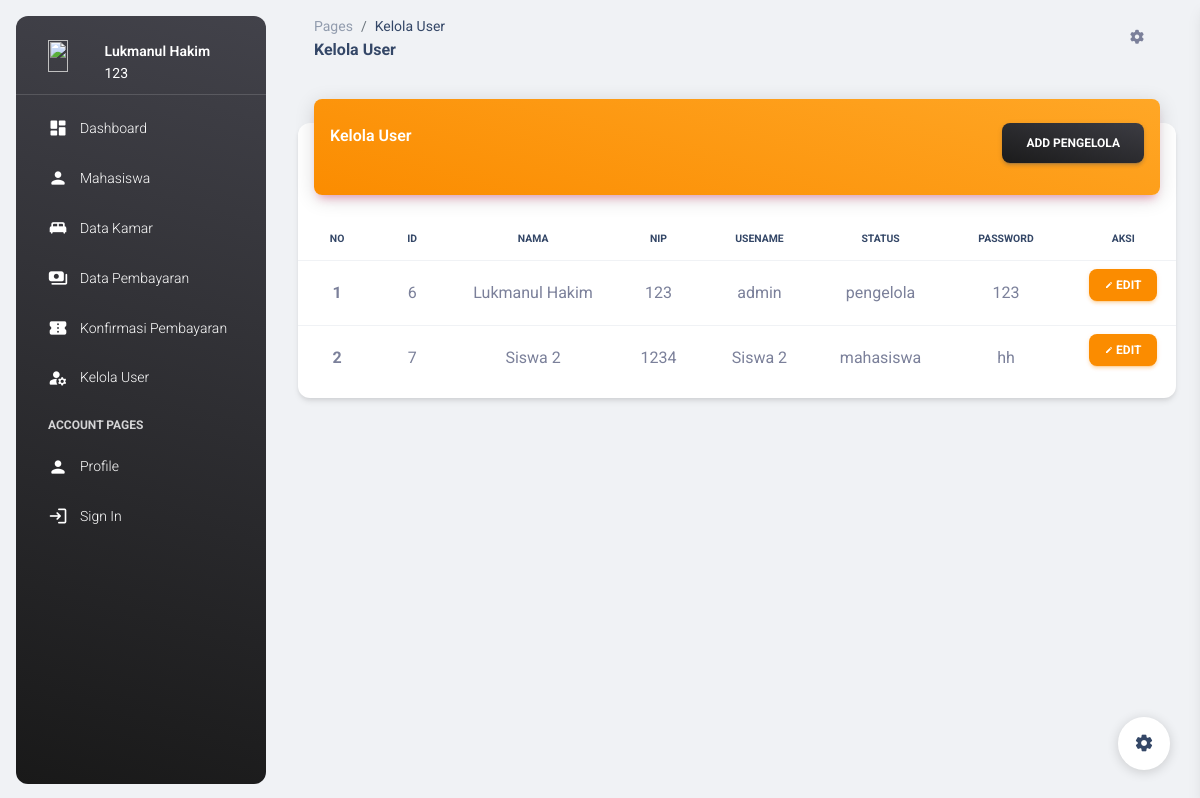
The page /kelola_user.php (signed in) on the database its author committed.
### tables this page shows
CREATE TABLE `user` (
  `id_user` int(15) NOT NULL,
  `nama_user` varchar(100) NOT NULL,
  `nomor_identitas` varchar(50) NOT NULL,
  `username` varchar(100) NOT NULL,
  `level` varchar(25) NOT NULL DEFAULT 'pengeloa',
  `password` varchar(255) NOT NULL
);

### kelola_user.php (the view, shortened to what this page needs)
<?php include 'proses/koneksi.php' ?>
<!DOCTYPE html>
<html lang="en">
<head>
  <link href="./assets/css/nucleo-icons.css" rel="stylesheet" />
  <link href="./assets/css/nucleo-svg.css" rel="stylesheet" />
  <link id="pagestyle" href="./assets/css/material-dashboard.css?v=3.0.0" rel="stylesheet" />
</head>
<body class="g-sidenav-show bg-gray-200">
  <?php include 'sidebar.php'; ?>
  <main class="main-content position-relative max-height-vh-100 h-100 border-radius-lg">
    <nav class="navbar navbar-main navbar-expand-lg px-0 mx-4 shadow-none border-radius-xl" id="navbarBlur"
      navbar-scroll="true">
      <div class="container-fluid py-1 px-3">
        <nav aria-label="breadcrumb">
          <ol class="breadcrumb bg-transparent mb-0 pb-0 pt-1 px-0 me-sm-6 me-5">
            <li class="breadcrumb-item text-sm"><a class="opacity-5 text-dark" href="javascript:;">Pages</a></li>
            <li class="breadcrumb-item text-sm text-dark active" aria-current="page">Kelola User</li>
          </ol>
          <h6 class="font-weight-bolder mb-0">Kelola User</h6>
        </nav>
        <ul class="navbar-nav justify-content-end">
          <li class="nav-item px-3 d-flex align-items-center">
            <a href="javascript:;" class="nav-link text-body p-0">
              <i class="fa fa-cog fixed-plugin-button-nav cursor-pointer"></i>
            </a>
          </li>
        </ul>
      </div>
    </nav>
    <div class="container-fluid py-4">
      <div class="row">
        <div class="col-12">
          <div class="card my-4">
            <div class="card-header p-0 position-relative mt-n4 mx-3 z-index-2">
              <div class="bg-gradient-warning shadow-primary border-radius-lg pt-4 pb-3">
                <div class="d-flex justify-content-between">
                  <h6 class="text-white text-capitalize ps-3">Kelola User</h6>
                  <a href="add_pengelola.php" class="btn bg-gradient-dark me-3">Add Pengelola</a>
                </div>
              </div>
            </div>
            <div class="card-body px-0 pb-2">
              <div class="table-responsive p-0">
                <table class="table align-items-center mb-0">
                  <thead class="text-center">
                    <tr>
                      <th class="text-uppercase text-dark text-xxs font-weight-bolder">No</th>
                      <th class="text-uppercase text-dark text-xxs font-weight-bolder">ID</th>
                      <th class="text-uppercase text-dark text-xxs font-weight-bolder">Nama</th>
                      <th class="text-uppercase text-dark text-xxs font-weight-bolder">NIP</th>
                      <th class="text-uppercase text-dark text-xxs font-weight-bolder">Usename</th>
                      <th class="text-uppercase text-dark text-xxs font-weight-bolder">Status</th>
                      <th class="text-uppercase text-dark text-xxs font-weight-bolder">Password</th>
                      <th class="text-uppercase text-dark text-xxs font-weight-bolder">Aksi</th>
                    </tr>
                  </thead>
                  <tbody class="text-center">
                    <?php
                    $no = 1;
                    $kueri = mysqli_query($conn, "SELECT * FROM user");
                    while ($row = mysqli_fetch_array($kueri)) {
                      ?>
                      <tr>
                        <td>
                          <b>
                            <?php echo $no++; ?>
                          </b>
                        </td>
                        <td>
                          <?php echo $row['id_user']; ?>
                        </td>
                        <td>
                          <?php echo $row['nama_user']; ?>
                        </td>
                        <td>
                          <?php echo $row['nomor_identitas']; ?>
                        </td>
                        <td>
                          <?php echo $row['username']; ?>
                        </td>
                        <td>
                          <?php echo $row['level']; ?>
                        </td>
                        <td>
                          <?php echo $row['password']; ?>
                        </td>
                        <td>
                          <a href="edit_pengelola.php" class="btn btn-sm btn-warning">
                            <i class="material-icons">edit</i>
                            edit
                          </a>
                        </td>
                      </tr>
                    <?php } ?>
                  </tbody>
                </table>
              </div>
            </div>
          </div>
        </div>
      </div>
    </div>
  </main>
  <div class="fixed-plugin">
    <a class="fixed-plugin-button text-dark position-fixed px-3 py-2">
      <i class="material-icons py-2">settings</i>
    </a>
  </div>
</body>
</html>

### rows shown on the page
user: id_user "6", nama_user "Lukmanul Hakim", nomor_identitas "123", username "admin", level "pengelola", password "123"
user: id_user "7", nama_user "Siswa 2", nomor_identitas "1234", username "Siswa 2", level "mahasiswa", password "hh"

### other values the page prints
$_SESSION['nama_user'] "Lukmanul Hakim"
$_SESSION['nomor_identitas'] "123"
